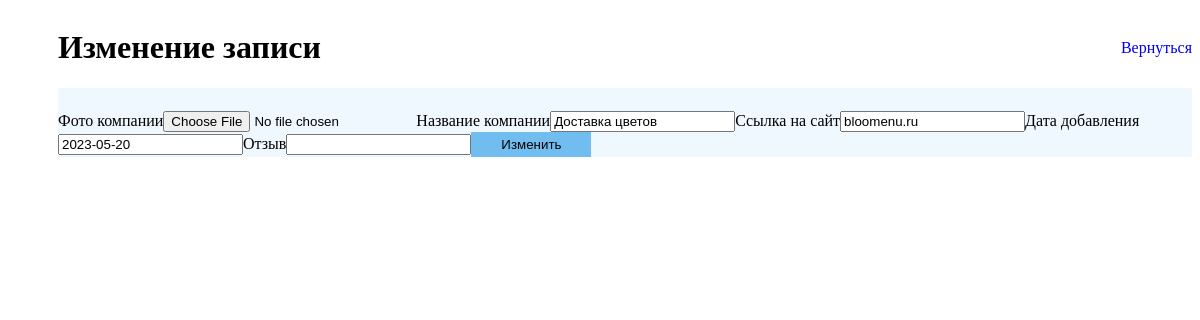
Screenshot of /php/admin/edit_comment.php?idA=2 with the database file from the repository.
### tables this page shows
CREATE TABLE `comments` (
  `id_comment` int(11) NOT NULL,
  `photo_company` varchar(100) NOT NULL,
  `name` varchar(100) NOT NULL,
  `link` varchar(150) NOT NULL,
  `created_at` date NOT NULL,
  `comment` varchar(1000) NOT NULL,
  `id_user` int(11) DEFAULT NULL
);

### php/admin/edit_comment.php (the view, shortened to what this page needs)
<?php
    include "../../php-connect/connect.php";
?>
<!DOCTYPE html>
<html lang="ru">
<head>
    <link rel="stylesheet" href="../../assets/css/style_admin.css">
</head>
<body>
    <body>
        <div class="content">
            <div class="title_table ">
                <h1>Изменение записи</h1>
                <div class="btn_add">
                    <a href="comment.php">Вернуться</a>
                </div>
            </div>
        <?php
            if(isset($_GET['idA'])){
                $comment = $_GET['idA'];
            }
            echo "<form action=\"edit_com.php?idA=$comment\" class=\"table_add\" method=\"post\"> ";
            $qInfoComment = "SELECT * FROM comments WHERE id_comment='$comment'";
            $resInfoComment = mysqli_query($connect,$qInfoComment) or die(mysqli_error($connect));
            $InfoComment = mysqli_fetch_object($resInfoComment);
        ?>
        <div class="table_add_row">
            <label>Фото компании</label>
            <input type="file" name="comment_photo" value="<?php echo "".$InfoComment->photo_company.""; ?>">
            <label>Название компании</label>
            <input type="text" name="comment_name" value="<?php echo "".$InfoComment->name.""; ?>">
            <label>Ссылка на сайт</label>
            <input type="text" name="comment_link" value="<?php echo "".$InfoComment->link.""; ?>">
            <label>Дата добавления</label>
            <input type="text" name="comment_date" value="<?php echo "".$InfoComment->created_at.""; ?>">
            <label>Отзыв</label>
            <input type="text" name="comment_comment" value="<?php echo "".$InfoComment->comment.""; ?>">
            <button type="submit">Изменить</button>
        </div>
        </form>
        </div>
    </body>
</body>
</html>

### assets/css/style_admin.css (style rules this page uses)
.content { max-width: 1300px; margin-left: 50px; }
.title_table { align-items: center; display: flex; justify-content: space-between; }
.table_add_row { display: inline-table; display: table; width: auto; background-color: aliceblue; padding-top: 2%; justify-content: space-between; align-items: center; padding-left: 0; }
button { background-color: #71bdef; border: none; width: 120px; height: 25px; }
a { text-decoration: none; }

### rows the page displays
comments: comment_name "Доставка цветов", comment_link "bloomenu.ru", comment_date "2023-05-20"
